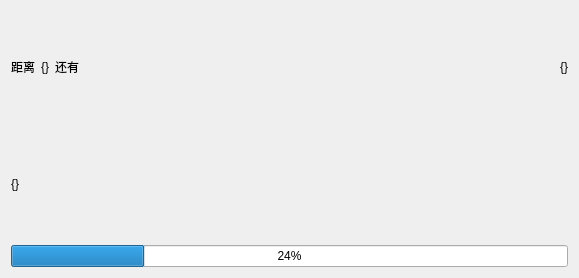
<?xml version="1.0" encoding="UTF-8"?>
<ui version="4.0">
 <class>Countdown</class>
 <widget class="QWidget" name="Countdown">
  <property name="geometry">
   <rect>
    <x>0</x>
    <y>0</y>
    <width>579</width>
    <height>278</height>
   </rect>
  </property>
  <property name="windowTitle">
   <string>Form</string>
  </property>
  <layout class="QVBoxLayout" name="verticalLayout">
   <item>
    <layout class="QHBoxLayout" name="horizontalLayout">
     <item>
      <widget class="QLabel" name="lb_text1">
       <property name="text">
        <string>距离</string>
       </property>
      </widget>
     </item>
     <item>
      <widget class="QLabel" name="lb_event">
       <property name="text">
        <string>{}</string>
       </property>
      </widget>
     </item>
     <item>
      <widget class="QLabel" name="lb_text2">
       <property name="text">
        <string>还有</string>
       </property>
      </widget>
     </item>
     <item>
      <spacer name="horizontalSpacer">
       <property name="orientation">
        <enum>Qt::Horizontal</enum>
       </property>
       <property name="sizeHint" stdset="0">
        <size>
         <width>40</width>
         <height>20</height>
        </size>
       </property>
      </spacer>
     </item>
     <item>
      <widget class="QLabel" name="lb_targetddate">
       <property name="text">
        <string>{}</string>
       </property>
       <property name="alignment">
        <set>Qt::AlignRight|Qt::AlignTrailing|Qt::AlignVCenter</set>
       </property>
      </widget>
     </item>
    </layout>
   </item>
   <item>
    <widget class="QLabel" name="lb_CountDown">
     <property name="text">
      <string>{}</string>
     </property>
    </widget>
   </item>
   <item>
    <widget class="QProgressBar" name="progressBar">
     <property name="value">
      <number>24</number>
     </property>
     <property name="textVisible">
      <bool>true</bool>
     </property>
     <property name="invertedAppearance">
      <bool>false</bool>
     </property>
    </widget>
   </item>
  </layout>
 </widget>
 <resources/>
 <connections/>
</ui>
